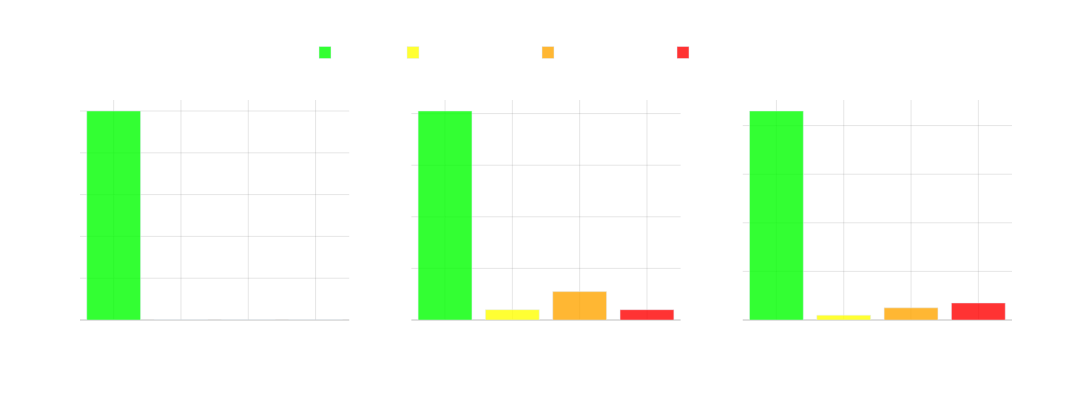

The cell this chart's notebook holds for it:
### Markdown cell above
We want to measure the overall proportion of loans in our portfolio that are deliquent in any of those states

One way to do this is use data on historic deliquencies and their proportions to simulate outcomes in a forward-looking sense
 
 $$\hat{p} = \frac{\text{number of delinquent loans}}{\text{total number of loans}} = \frac{\sum_{i=1}^n X_i}{n}$$


This is mathematically justified in terms of Maximum Likelihood Estimation (MLE) with the accompanying assumptions. . .

*What's the problem* with assuming these are independent?  Well we can't just go from no loans deliquent to 90+ days deliquent!

This is one example of how if we wanted to model the randomness of our loan portfolio the assumption of independence doesn't work!

### Code cell
# Number of time steps and loans to simulate
n_steps = 3
n_loans = 100

# Create figure for loan delinquency simulation
fig = make_subplots(rows=1, cols=n_steps, subplot_titles=[f'Month {t}' for t in range(n_steps)])

# Initialize arrays to store proportions
np.random.seed(50)
current = np.zeros(n_steps)
late_30_59 = np.zeros(n_steps)
late_60_89 = np.zeros(n_steps)
late_90_plus = np.zeros(n_steps)

# Start with all loans current
current[0] = 1.0

# Simulate independent transitions
for t in range(1, n_steps):
    # At each step, independently determine state of loans
    random_states = np.random.choice(
        ['current', '30-59', '60-89', '90+'],
        size=n_loans,
        p=[0.85, 0.05, 0.05, 0.05]  # Probabilities for each state
    )
    
    # Calculate proportions
    current[t] = np.sum(random_states == 'current') / n_loans
    late_30_59[t] = np.sum(random_states == '30-59') / n_loans
    late_60_89[t] = np.sum(random_states == '60-89') / n_loans
    late_90_plus[t] = np.sum(random_states == '90+') / n_loans

# Plot bars for each time step separately
for t in range(n_steps):
    fig.add_trace(
        go.Bar(
            x=['Current'],
            y=[current[t]],
            name='Current',
            marker_color='rgba(0, 255, 0, 0.8)',
            showlegend=True if t==0 else False
        ),
        row=1, col=t+1
    )

    fig.add_trace(
        go.Bar(
            x=['30-59 Days'],
            y=[late_30_59[t]],
            name='30-59 Days Late',
            marker_color='rgba(255, 255, 0, 0.8)',
            showlegend=True if t==0 else False
        ),
        row=1, col=t+1
    )

    fig.add_trace(
        go.Bar(
            x=['60-89 Days'],
            y=[late_60_89[t]],
            name='60-89 Days Late',
            marker_color='rgba(255, 165, 0, 0.8)',
            showlegend=True if t==0 else False
        ),
        row=1, col=t+1
    )

    fig.add_trace(
        go.Bar(
            x=['90+ Days'],
            y=[late_90_plus[t]],
            name='90+ Days Late',
            marker_color='rgba(255, 0, 0, 0.8)',
            showlegend=True if t==0 else False
        ),
        row=1, col=t+1
    )

# Update layout
fig.update_layout(
    height=400,
    width=1200,
    showlegend=True,
    plot_bgcolor='rgba(0,0,0,0)',
    paper_bgcolor='rgba(0,0,0,0)',
    font=dict(color='white'),
    legend=dict(
        orientation="h",
        yanchor="bottom",
        y=1.15,  # Increased from 1.1 to 1.15 to add more padding below legend
        xanchor="center",
        x=0.5
    ),
    title=dict(
        text="Independent Model Shows Impossible Transitions",
        y=0.95  # Add more space between title and plot
    ),
    barmode='group'  # Changed from 'stack' to 'group' for side-by-side bars
)

# Update axes
fig.update_xaxes(
    title_text="Delinquency Status",
    showgrid=True,
    gridwidth=1,
    gridcolor='rgba(128,128,128,0.2)',
    zeroline=True,
    zerolinewidth=1,
    zerolinecolor='rgba(128,128,128,0.5)'
)

fig.update_yaxes(
    title_text="Proportion of Loans",
    showgrid=True,
    gridwidth=1,
    gridcolor='rgba(128,128,128,0.2)',
    zeroline=True,
    zerolinewidth=1,
    zerolinecolor='rgba(128,128,128,0.5)'
)

fig.show()

### Figure 1 — Plotly figure (JSON) as saved in the notebook; plotly's stock layout.template omitted (floating-point values rounded to 4 significant figures)
{"data": [{"marker": {"color": "rgba(0, 255, 0, 0.8)"}, "name": "Current", "showlegend": true, "type": "bar", "x": ["Current"], "xaxis": "x", "y": [1], "yaxis": "y"}, {"marker": {"color": "rgba(255, 255, 0, 0.8)"}, "name": "30-59 Days Late", "showlegend": true, "type": "bar", "x": ["30-59 Days"], "xaxis": "x", "y": [0], "yaxis": "y"}, {"marker": {"color": "rgba(255, 165, 0, 0.8)"}, "name": "60-89 Days Late", "showlegend": true, "type": "bar", "x": ["60-89 Days"], "xaxis": "x", "y": [0], "yaxis": "y"}, {"marker": {"color": "rgba(255, 0, 0, 0.8)"}, "name": "90+ Days Late", "showlegend": true, "type": "bar", "x": ["90+ Days"], "xaxis": "x", "y": [0], "yaxis": "y"}, {"marker": {"color": "rgba(0, 255, 0, 0.8)"}, "name": "Current", "showlegend": false, "type": "bar", "x": ["Current"], "xaxis": "x2", "y": [0.81], "yaxis": "y2"}, {"marker": {"color": "rgba(255, 255, 0, 0.8)"}, "name": "30-59 Days Late", "showlegend": false, "type": "bar", "x": ["30-59 Days"], "xaxis": "x2", "y": [0.04], "yaxis": "y2"}, {"marker": {"color": "rgba(255, 165, 0, 0.8)"}, "name": "60-89 Days Late", "showlegend": false, "type": "bar", "x": ["60-89 Days"], "xaxis": "x2", "y": [0.11], "yaxis": "y2"}, {"marker": {"color": "rgba(255, 0, 0, 0.8)"}, "name": "90+ Days Late", "showlegend": false, "type": "bar", "x": ["90+ Days"], "xaxis": "x2", "y": [0.04], "yaxis": "y2"}, {"marker": {"color": "rgba(0, 255, 0, 0.8)"}, "name": "Current", "showlegend": false, "type": "bar", "x": ["Current"], "xaxis": "x3", "y": [0.86], "yaxis": "y3"}, {"marker": {"color": "rgba(255, 255, 0, 0.8)"}, "name": "30-59 Days Late", "showlegend": false, "type": "bar", "x": ["30-59 Days"], "xaxis": "x3", "y": [0.02], "yaxis": "y3"}, {"marker": {"color": "rgba(255, 165, 0, 0.8)"}, "name": "60-89 Days Late", "showlegend": false, "type": "bar", "x": ["60-89 Days"], "xaxis": "x3", "y": [0.05], "yaxis": "y3"}, {"marker": {"color": "rgba(255, 0, 0, 0.8)"}, "name": "90+ Days Late", "showlegend": false, "type": "bar", "x": ["90+ Days"], "xaxis": "x3", "y": [0.07], "yaxis": "y3"}], "layout": {"annotations": [{"font": {"size": 16}, "showarrow": false, "text": "Month 0", "x": 0.1444, "xanchor": "center", "xref": "paper", "y": 1, "yanchor": "bottom", "yref": "paper"}, {"font": {"size": 16}, "showarrow": false, "text": "Month 1", "x": 0.5, "xanchor": "center", "xref": "paper", "y": 1, "yanchor": "bottom", "yref": "paper"}, {"font": {"size": 16}, "showarrow": false, "text": "Month 2", "x": 0.8556, "xanchor": "center", "xref": "paper", "y": 1, "yanchor": "bottom", "yref": "paper"}], "barmode": "group", "font": {"color": "white"}, "height": 400, "legend": {"orientation": "h", "x": 0.5, "xanchor": "center", "y": 1.15, "yanchor": "bottom"}, "paper_bgcolor": "rgba(0,0,0,0)", "plot_bgcolor": "rgba(0,0,0,0)", "showlegend": true, "title": {"text": "Independent Model Shows Impossible Transitions", "y": 0.95}, "width": 1200, "xaxis": {"anchor": "y", "domain": [0, 0.2889], "gridcolor": "rgba(128,128,128,0.2)", "gridwidth": 1, "showgrid": true, "title": {"text": "Delinquency Status"}, "zeroline": true, "zerolinecolor": "rgba(128,128,128,0.5)", "zerolinewidth": 1}, "xaxis2": {"anchor": "y2", "domain": [0.3556, 0.6444], "gridcolor": "rgba(128,128,128,0.2)", "gridwidth": 1, "showgrid": true, "title": {"text": "Delinquency Status"}, "zeroline": true, "zerolinecolor": "rgba(128,128,128,0.5)", "zerolinewidth": 1}, "xaxis3": {"anchor": "y3", "domain": [0.7111, 1], "gridcolor": "rgba(128,128,128,0.2)", "gridwidth": 1, "showgrid": true, "title": {"text": "Delinquency Status"}, "zeroline": true, "zerolinecolor": "rgba(128,128,128,0.5)", "zerolinewidth": 1}, "yaxis": {"anchor": "x", "domain": [0, 1], "gridcolor": "rgba(128,128,128,0.2)", "gridwidth": 1, "showgrid": true, "title": {"text": "Proportion of Loans"}, "zeroline": true, "zerolinecolor": "rgba(128,128,128,0.5)", "zerolinewidth": 1}, "yaxis2": {"anchor": "x2", "domain": [0, 1], "gridcolor": "rgba(128,128,128,0.2)", "gridwidth": 1, "showgrid": true, "title": {"text": "Proportion of Loans"}, "zeroline": true, "zerolinecolor": "rgba(128,128,128,0.5)", "zerolinewidth": 1}, "yaxis3": {"anchor": "x3", "domain": [0, 1], "gridcolor": "rgba(128,128,128,0.2)", "gridwidth": 1, "showgrid": true, "title": {"text": "Proportion of Loans"}, "zeroline": true, "zerolinecolor": "rgba(128,128,128,0.5)", "zerolinewidth": 1}}}
